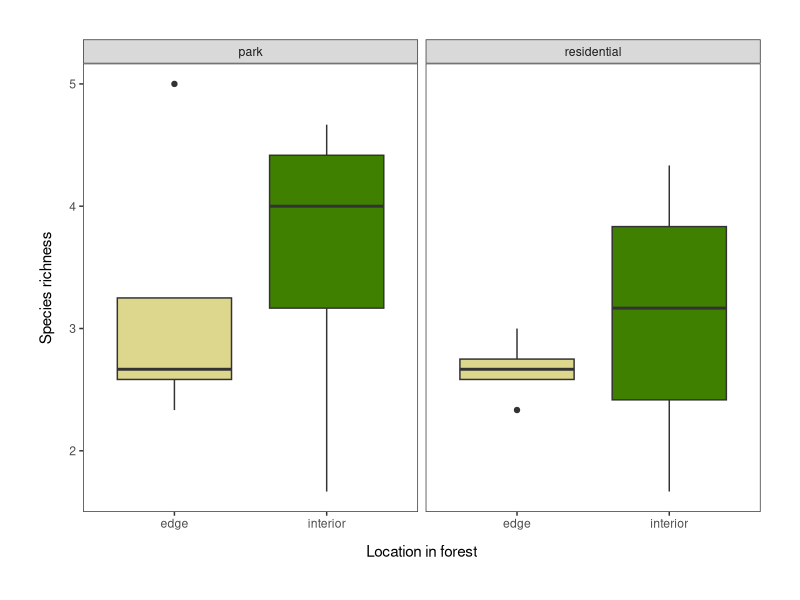
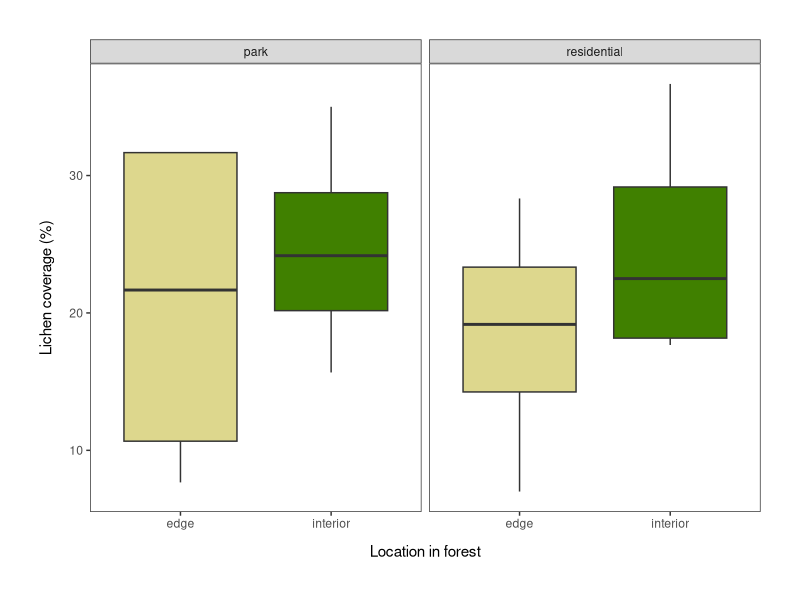
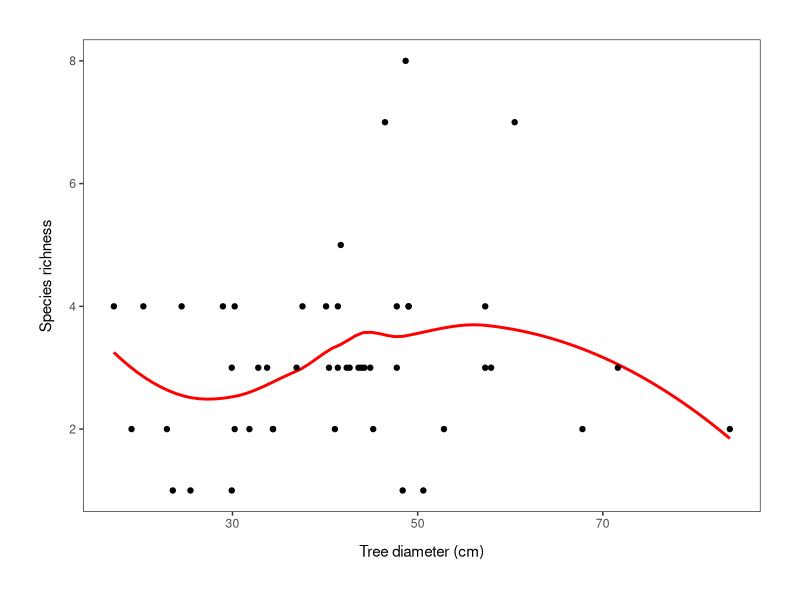
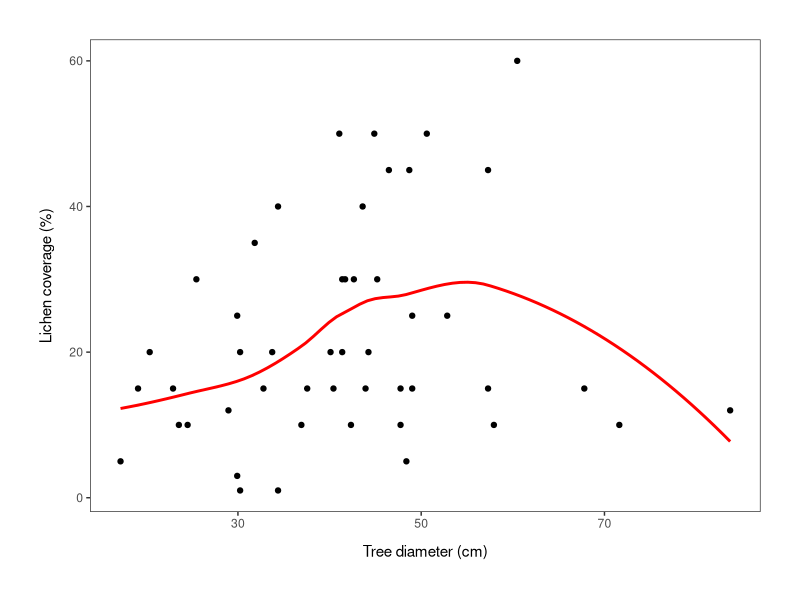
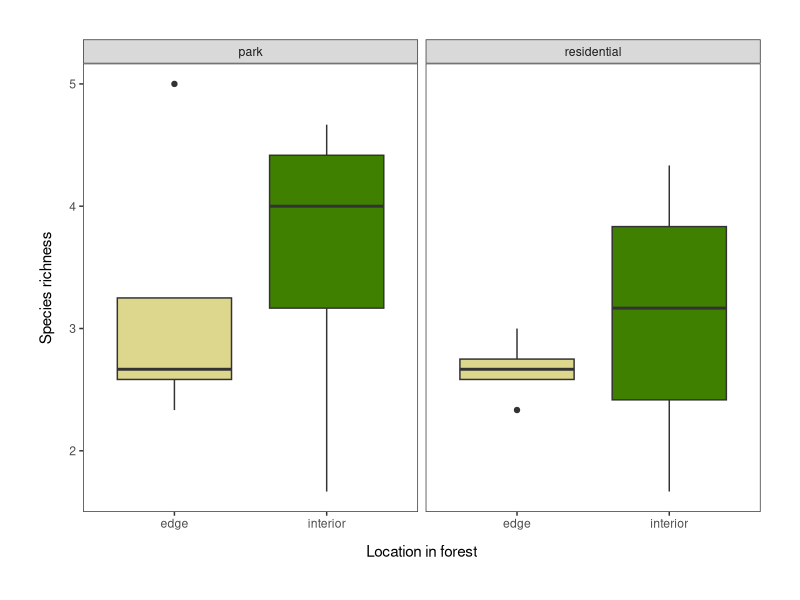
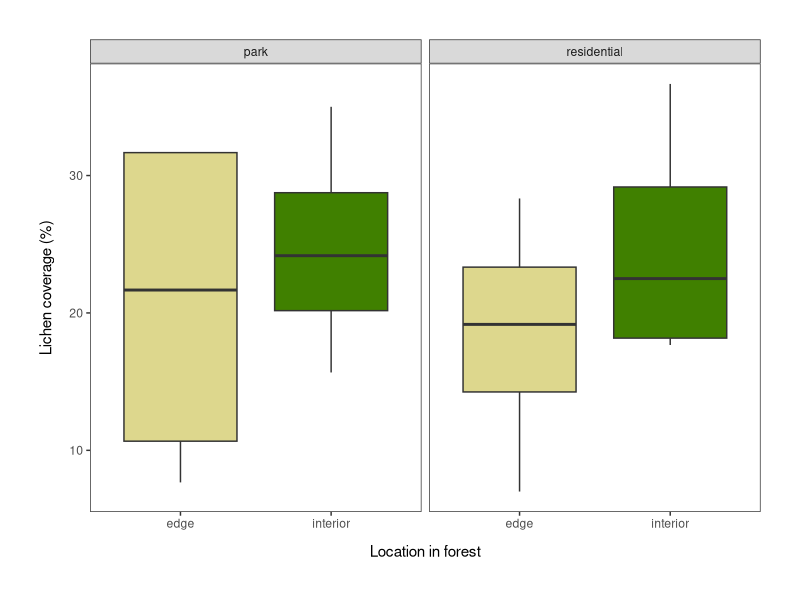
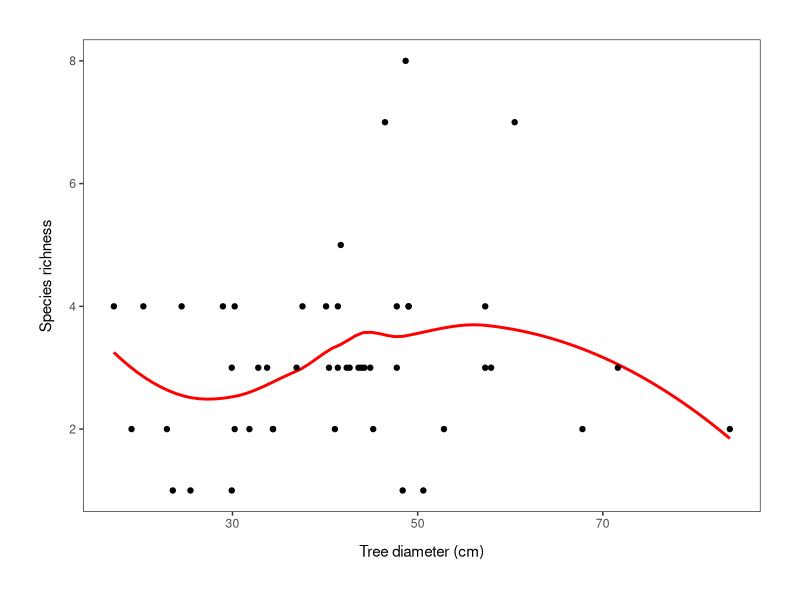
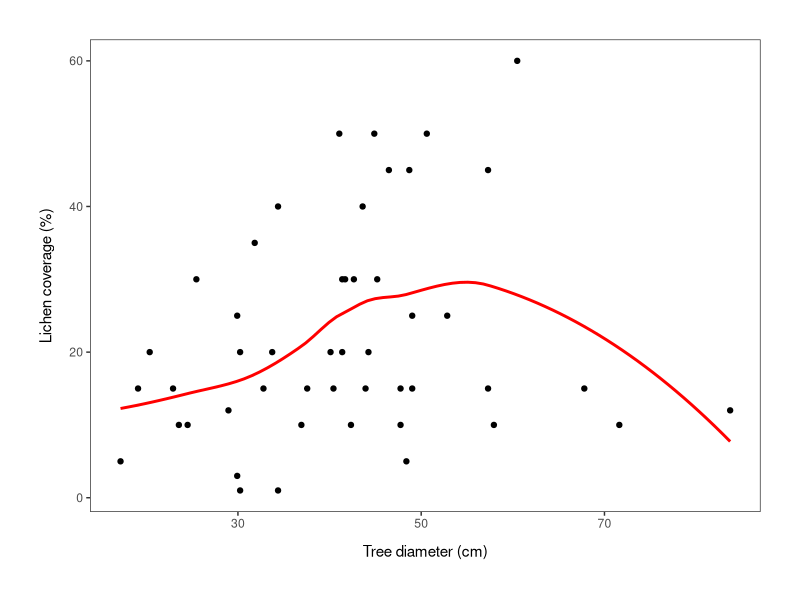

Here is the R script that generated these plots, in order:
## Figures for the LE History & Design couse project
## Project topic: effects of urban matrix on lichen edge effects

## Stockholm University - Landscape Ecology master's program 2021-2023 
## Emma Gemal, emmagemal@outlook.com
## Edited 14/10/2021 


## Library ----
library(tidyverse)


## Loading the data ----
lichen <- read.csv("Data/raw_data.csv")

str(lichen)

# calculating diameter from circumference 
lichen <- lichen %>% 
            mutate(tree_dia_cm = tree_circum_cm/pi)

# averaging across the 3 trees per plot 
lichen_sum <- lichen %>% 
                group_by(site_name, location) %>%        
                summarize(avg_sp = mean(sp_richness),
                          avg_cov = mean(coverage_perc),
                          type = first(type),
                          avg_dia = mean(tree_dia_cm)) 

## Making a boxplot ----
# species richness
(boxplot_sp <- ggplot(lichen_sum, aes(x = location, y = avg_sp)) +
                  geom_boxplot(aes(fill = location)) +
                  ylab("Species richness") +
                  xlab("Location in forest") +
                  facet_wrap(~type) +
                  theme_bw() +
                  theme(panel.grid = element_blank(),
                        axis.title.x = 
                          element_text(margin = margin(t = 10, r = 0, b = 0, l = 0)),
                        axis.title.y = 
                          element_text(margin = margin(t = 0, r = 10, b = 0, l = 0)),
                        legend.position = "none") +
                  theme(plot.margin = unit(c(1, 1, 1, 1), "cm")) +
                  scale_fill_manual(values = c("#DDD78D", "#408000")))

ggsave("Figures/boxplot_species.png", plot = boxplot_sp, width = 6, height = 5.5, units = "in")


# coverage 
(boxplot_cov <- ggplot(lichen_sum, aes(x = location, y = avg_cov)) +
                  geom_boxplot(aes(fill = location)) +
                  xlab("Location in forest") +
                  ylab("Lichen coverage (%)") +
                  facet_wrap(~type) +
                  theme_bw() +
                  theme(panel.grid = element_blank(),
                        axis.title.x = 
                          element_text(margin = margin(t = 10, r = 0, b = 0, l = 0)),
                        axis.title.y = 
                          element_text(margin = margin(t = 0, r = 10, b = 0, l = 0)),
                        legend.position = "none") +
                  theme(plot.margin = unit(c(1, 1, 1, 1), "cm")) +
                  scale_fill_manual(values = c("#DDD78D", "#408000")))

ggsave("Figures/boxplot_coverage.png", plot = boxplot_cov, width = 6, height = 5.5, units = "in")


# tree diameter ~ species richness (for presentation)
(sp_dia_plot <- ggplot(lichen, aes(x = tree_dia_cm, y = sp_richness)) +
                    stat_smooth(method = "loess", se = F, color = "red") +
                    geom_point() +
                    xlab("Tree diameter (cm)") +
                    ylab("Species richness") +
                    theme_bw() +
                    theme(panel.grid = element_blank(),
                          axis.title.x = 
                            element_text(margin = margin(t = 10, r = 0, b = 0, l = 0)),
                          axis.title.y = 
                            element_text(margin = margin(t = 0, r = 10, b = 0, l = 0))) +
                    theme(plot.margin = unit(c(1, 1, 1, 1), "cm")))

ggsave("Figures/diameter_species.png", plot = sp_dia_plot, width = 6, height = 5.5, units = "in")

# tree diameter ~ coverage (for presentation)
(cov_dia_plot <- ggplot(lichen, aes(x = tree_dia_cm, y = coverage_perc)) +
                    stat_smooth(method = "loess", se = F, color = "red") +
                    geom_point() +
                    xlab("Tree diameter (cm)") +
                    ylab("Lichen coverage (%)") +
                    theme_bw() +
                    theme(panel.grid = element_blank(),
                          axis.title.x = 
                            element_text(margin = margin(t = 10, r = 0, b = 0, l = 0)),
                          axis.title.y = 
                            element_text(margin = margin(t = 0, r = 10, b = 0, l = 0))) +
                    theme(plot.margin = unit(c(1, 1, 1, 1), "cm")))

ggsave("Figures/diameter_coverage.png", plot = cov_dia_plot, width = 6, height = 5.5, units = "in")
